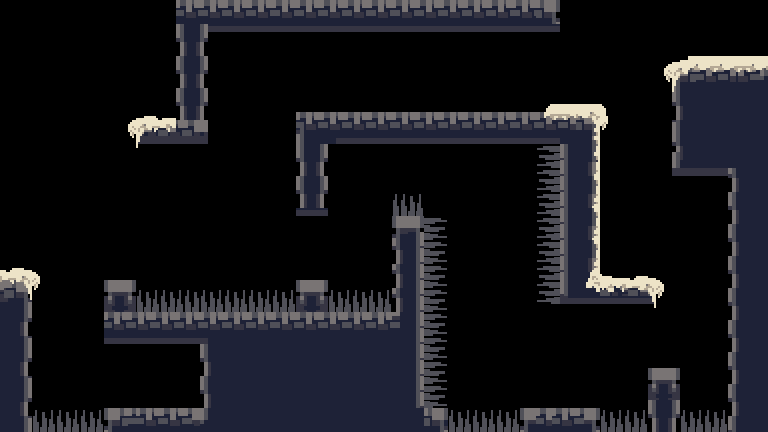

This is a level from a 2D game, rendered from its Tiled map with the project's own tilesets. A one-line summary and the map file follow, with tile-layer data summarised:
An orthogonal 96x54 tile map with 8x8 px tiles, 5 tile layers (Blacks, BG0, Main, temp, ...), 2 tilesets and 18 objects.

<map version="1.4" tiledversion="1.4.3" orientation="orthogonal" renderorder="right-down" width="96" height="54" tilewidth="8" tileheight="8" infinite="0" nextlayerid="7" nextobjectid="20">
 <tileset firstgid="1" source="../../../Sprites/Tiles/DEV/Metrics/T_metrics.tsx" />
 <tileset firstgid="673" source="../../../Sprites/Tiles/DEV/32x/T_spr_nv_32x_stone_B.tsx" />
 <objectgroup id="2" name="Col">
  <object id="1" x="104" y="408" width="344" height="24" />
  <object id="2" x="728" y="176" width="40" height="256" />
  <object id="3" x="0" y="280" width="32" height="152" />
  <object id="4" x="296" y="144" width="32" height="72" />
  <object id="5" x="104" y="280" width="32" height="32" />
  <object id="6" x="600" y="280" width="56" height="24" />
  <object id="7" x="176" y="0" width="32" height="120" />
  <object id="8" x="296" y="112" width="304" height="32" />
  <object id="9" x="296" y="280" width="32" height="32" />
  <object id="10" x="104" y="312" width="320" height="32" />
  <object id="11" x="392" y="216" width="32" height="96" />
  <object id="12" x="200" y="344" width="224" height="64" />
  <object id="13" x="136" y="120" width="72" height="24" />
  <object id="14" x="536" y="144" width="64" height="160" />
  <object id="16" x="520" y="408" width="80" height="24" />
  <object id="17" x="648" y="368" width="32" height="64" />
  <object id="18" x="672" y="64" width="96" height="112" />
  <object id="19" x="208" y="0" width="352" height="32" />
 </objectgroup>
 <layer id="3" name="Blacks" width="96" height="54">
  <data>[5184 cells, 1489 non-empty, 1 distinct tile ids]</data>
 </layer>
 <layer id="4" name="BG0" width="96" height="54">
  <data>[5184 cells, 12 non-empty, 12 distinct tile ids]</data>
 </layer>
 <layer id="1" name="Main" width="96" height="54">
  <data>[5184 cells, 1357 non-empty, 96 distinct tile ids]</data>
 </layer>
 <layer id="6" name="temp" width="96" height="54">
  <data>[5184 cells, 37 non-empty, 10 distinct tile ids]</data>
 </layer>
 <layer id="5" name="FG0" width="96" height="54">
  <data>[5184 cells, 154 non-empty, 87 distinct tile ids]</data>
 </layer>
</map>
